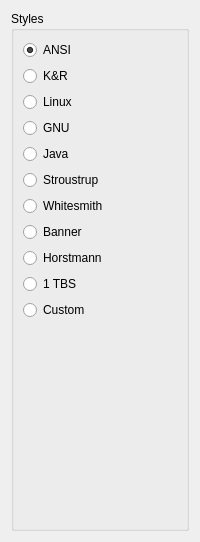
         <widget class="QWidget" name="tabStyle">
          <attribute name="title">
           <string>Style</string>
          </attribute>
          <layout class="QVBoxLayout" name="verticalLayout_8">
           <item>
            <widget class="QGroupBox" name="gbStyles">
             <property name="title">
              <string>Styles</string>
             </property>
             <layout class="QVBoxLayout" name="verticalLayout_15">
              <item>
               <widget class="QRadioButton" name="rbANSI">
                <property name="text">
                 <string>ANSI</string>
                </property>
                <property name="checked">
                 <bool>true</bool>
                </property>
               </widget>
              </item>
              <item>
               <widget class="QRadioButton" name="rbKR">
                <property name="text">
                 <string>K&amp;&amp;R</string>
                </property>
               </widget>
              </item>
              <item>
               <widget class="QRadioButton" name="rbLinux">
                <property name="text">
                 <string>Linux</string>
                </property>
               </widget>
              </item>
              <item>
               <widget class="QRadioButton" name="rbGNU">
                <property name="text">
                 <string>GNU</string>
                </property>
               </widget>
              </item>
              <item>
               <widget class="QRadioButton" name="rbJava">
                <property name="text">
                 <string>Java</string>
                </property>
               </widget>
              </item>
              <item>
               <widget class="QRadioButton" name="rbStroustrup">
                <property name="text">
                 <string>Stroustrup</string>
                </property>
               </widget>
              </item>
              <item>
               <widget class="QRadioButton" name="rbWhitesmith">
                <property name="text">
                 <string>Whitesmith</string>
                </property>
               </widget>
              </item>
              <item>
               <widget class="QRadioButton" name="rbBanner">
                <property name="text">
                 <string>Banner</string>
                </property>
               </widget>
              </item>
              <item>
               <widget class="QRadioButton" name="rbHorstmann">
                <property name="text">
                 <string>Horstmann</string>
                </property>
               </widget>
              </item>
              <item>
               <widget class="QRadioButton" name="rb1TBS">
                <property name="text">
                 <string>1 TBS</string>
                </property>
               </widget>
              </item>
              <item>
               <widget class="QRadioButton" name="rbCustom">
                <property name="text">
                 <string>Custom</string>
                </property>
               </widget>
              </item>
              <item>
               <spacer name="verticalSpacer_4">
                <property name="orientation">
                 <enum>Qt::Vertical</enum>
                </property>
                <property name="sizeHint" stdset="0">
                 <size>
                  <width>20</width>
                  <height>199</height>
                 </size>
                </property>
               </spacer>
              </item>
             </layout>
            </widget>
           </item>
          </layout>
         </widget>
